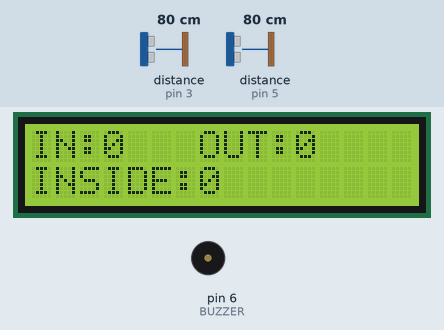
Bench run of a sketch on a simulated Arduino Uno, built with avr-gcc and run on an emulated ATmega328P. On the bench: 16×2 character LCD, buzzer (waves = sounding, pin HIGH). Wiring (inferred from the names in the program): 2 × ultrasonic range finder: trigger pin 2, echo pin 3 / trigger pin 4, echo pin 5. Inputs (shaded band) come from the test bench; at power-on: distance to the obstacle (sensors on pin 3, pin 5) 80 cm. The echo pulse lasts 58.3 µs per cm; pins used as bus, display or sensor lines are not drawn.

Above: at 3.3 s.
3.4 s: distance to the obstacle (sensor on pin 3) set to 2 cm
At 4.0 s:
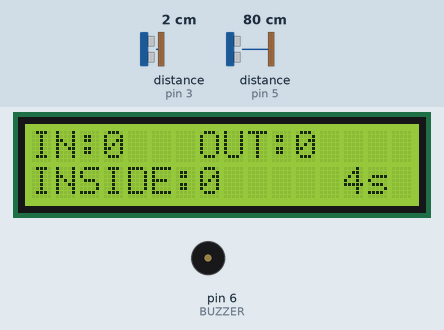
6.4 s: distance to the obstacle (sensor on pin 5) set to 8 cm
7.9 s: distance to the obstacle (sensor on pin 5) set to 5 cm
At 8.2 s:
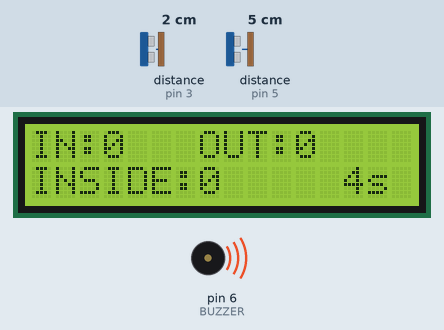
10.9 s: distance to the obstacle (sensor on pin 3) set to 9 cm
At 12.7 s:
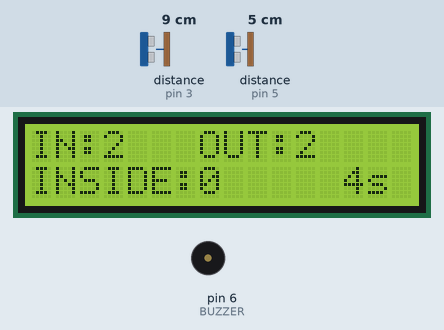
13.9 s: distance to the obstacle (sensor on pin 3) set to 5 cm
At 14.3 s:
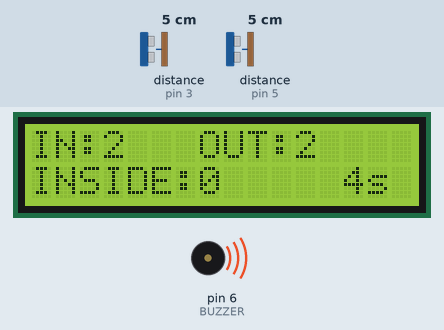
16.9 s: distance to the obstacle (sensor on pin 5) set to 9 cm
At 18.7 s:
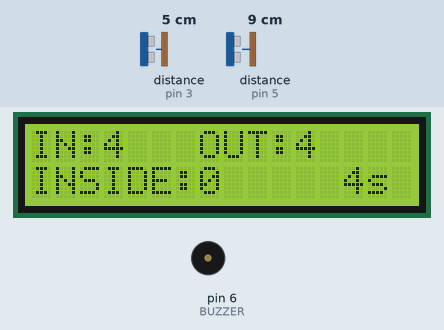
Timing chart, 0 to 20.2 s (numbered marks = the images above; inputs shaded):
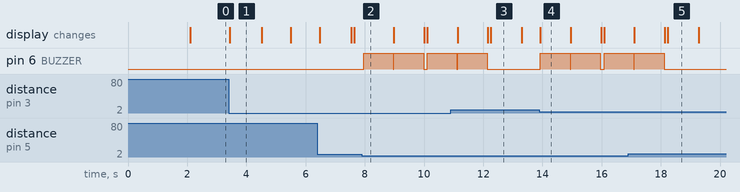

Measured:
- the behaviour switches between 7 and 6 cm on distance to the obstacle (sensor on pin 5) (found by bisection; images 1 and 2)
- the behaviour switches between 7 and 6 cm on distance to the obstacle (sensor on pin 3) (found by bisection; images 3 and 4)
- after the input at 3.4 s, the display: changes at once (image 1)
- after the input at 7.9 s, pin 6 (BUZZER): goes HIGH 1.0 s, LOW 0.02 s, HIGH 1.0 s, LOW 0.13 s, then HIGH, starting after 0.06 s
- after the input at 10.9 s, pin 6 (BUZZER): goes on until 12.1 s, then stays LOW
- after the input at 13.9 s, pin 6 (BUZZER): goes HIGH 1.0 s, LOW 0.02 s, HIGH 1.0 s, LOW 0.13 s, then HIGH, starting at once
- after the input at 16.9 s, pin 6 (BUZZER): goes on until 18.1 s, then stays LOW

The sketch:

50_ULTRASONIC_IN_OUT_COUNT.ino
```cpp
#include <Wire.h>
#include <LiquidCrystal_I2C.h>

// LCD settings
LiquidCrystal_I2C lcd(0x27, 16, 2);  // Change 0x27 if your I2C address differs

// Ultrasonic sensor pins
#define TRIG_A 2
#define ECHO_A 3
#define TRIG_B 4
#define ECHO_B 5

// Buzzer pin
#define BUZZER 6

// Detection settings
const int distanceThreshold = 5; // cm
const unsigned long detectionTimeout = 4000; // 4 seconds

// Variables
unsigned long startTimeA = 0;
unsigned long startTimeB = 0;
bool waitingForB = false;
bool waitingForA = false;
int inCount = 0;
int outCount = 0;
int insideCount = 0;

// Function to measure distance
long getDistance(int trigPin, int echoPin) {
  digitalWrite(trigPin, LOW);
  delayMicroseconds(2);
  digitalWrite(trigPin, HIGH);
  delayMicroseconds(10);
  digitalWrite(trigPin, LOW);
  long duration = pulseIn(echoPin, HIGH, 30000); // timeout 30ms
  long distance = duration * 0.034 / 2;
  return distance;
}

void setup() {
  pinMode(TRIG_A, OUTPUT);
  pinMode(ECHO_A, INPUT);
  pinMode(TRIG_B, OUTPUT);
  pinMode(ECHO_B, INPUT);
  pinMode(BUZZER, OUTPUT);

  lcd.init();
  lcd.backlight();

  lcd.clear();
  lcd.setCursor(0, 0);
  lcd.print("Initializing...");
  delay(2000);

  lcd.clear();
  lcd.setCursor(0, 0);
  lcd.print("IN:0   OUT:0");
  lcd.setCursor(0, 1);
  lcd.print("INSIDE:0");
}

void loop() {
  long distA = getDistance(TRIG_A, ECHO_A);
  long distB = getDistance(TRIG_B, ECHO_B);

  unsigned long currentTime = millis();

  // --- Detection for IN (A → B) ---
  if (!waitingForB && distA <= distanceThreshold) {
    waitingForB = true;
    startTimeA = currentTime;
  }

  if (waitingForB) {
    unsigned long elapsed = currentTime - startTimeA;

    // Optional: show countdown on LCD
    lcd.setCursor(13, 1);
    lcd.print((4 - (elapsed / 1000)) >= 0 ? (4 - (elapsed / 1000)) : 0);
    lcd.print("s");

    if (distB <= distanceThreshold && elapsed <= detectionTimeout) {
      inCount++;
      insideCount++;
      beep();
      waitingForB = false;
      updateLCD();
    } else if (elapsed > detectionTimeout) {
      waitingForB = false;
      updateLCD();
    }
  }

  // --- Detection for OUT (B → A) ---
  if (!waitingForA && distB <= distanceThreshold) {
    waitingForA = true;
    startTimeB = currentTime;
  }

  if (waitingForA) {
    unsigned long elapsed = currentTime - startTimeB;

    lcd.setCursor(13, 1);
    lcd.print((4 - (elapsed / 1000)) >= 0 ? (4 - (elapsed / 1000)) : 0);
    lcd.print("s");

    if (distA <= distanceThreshold && elapsed <= detectionTimeout) {
      outCount++;
      if (insideCount > 0) insideCount--;
      beep();
      waitingForA = false;
      updateLCD();
    } else if (elapsed > detectionTimeout) {
      waitingForA = false;
      updateLCD();
    }
  }

  delay(100);
}

void beep() {
  digitalWrite(BUZZER, HIGH);
  delay(1000);
  digitalWrite(BUZZER, LOW);
}

void updateLCD() {
  lcd.clear();
  lcd.setCursor(0, 0);
  lcd.print("IN:");
  lcd.print(inCount);
  lcd.setCursor(7, 0);
  lcd.print("OUT:");
  lcd.print(outCount);
  lcd.setCursor(0, 1);
  lcd.print("INSIDE:");
  lcd.print(insideCount);
}
\
```
